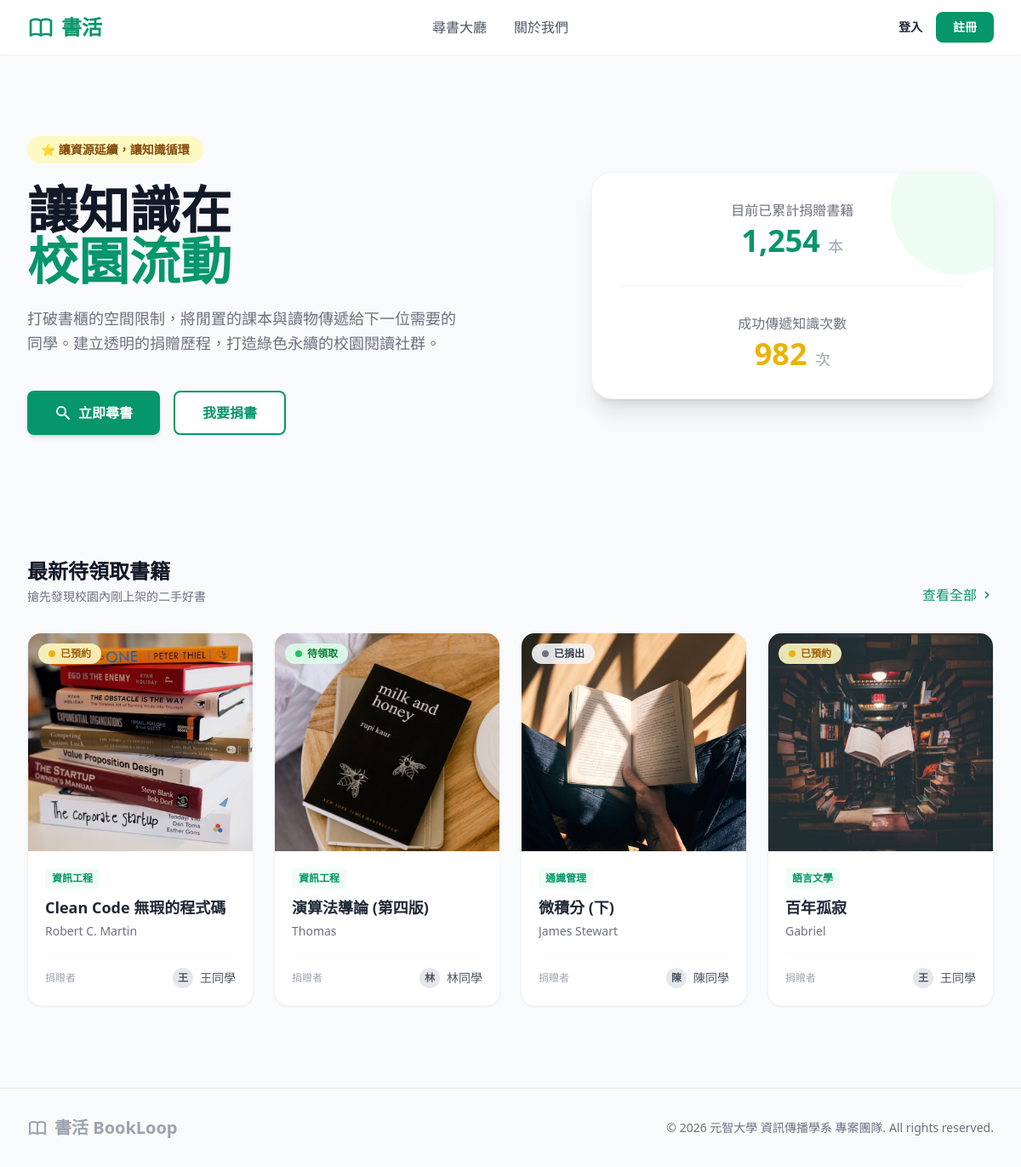
The page / on the database its author committed.
### tables this page shows
CREATE TABLE `Book` (
    `bbook_id` INT AUTO_INCREMENT NOT NULL,
    `bisbn` VARCHAR(20) DEFAULT NULL COMMENT '國際標準書號',
    `btitle` VARCHAR(100) NOT NULL COMMENT '書名',
    `bauthor` VARCHAR(100) DEFAULT NULL COMMENT '作者',
	`bimage_url` VARCHAR(255) DEFAULT 'assets/images/default.png' COMMENT '封面圖片路徑',
    `bstatus` VARCHAR(50) DEFAULT 'available' COMMENT '狀態 (available, reserved, donated)',
    `bdonor_id` INT NOT NULL COMMENT '捐贈者用戶 ID',
    `bcategory_id` INT NOT NULL COMMENT '書籍分類 ID',
    `bcreated_at` TIMESTAMP DEFAULT CURRENT_TIMESTAMP COMMENT '發佈時間',
    PRIMARY KEY (`bbook_id`),
    FOREIGN KEY (`bdonor_id`) REFERENCES `User` (`user_id`) ON DELETE CASCADE,
    FOREIGN KEY (`bcategory_id`) REFERENCES `Category` (`ccategory_id`) ON DELETE CASCADE
);

CREATE TABLE `Category` (
    `ccategory_id` INT AUTO_INCREMENT NOT NULL,
    `ccategory_name` VARCHAR(50) NOT NULL COMMENT '分類名稱（如：資工、設計、文學）',
    PRIMARY KEY (`ccategory_id`)
);

CREATE TABLE `User` (
  `user_id` int(11) NOT NULL AUTO_INCREMENT COMMENT '用戶唯一識別碼',
  `ustudent_id` varchar(50) NOT NULL COMMENT '學號',
  `uname` varchar(50) NOT NULL COMMENT '姓名/暱稱',
  `uemail` varchar(100) NOT NULL COMMENT '學校信箱',
  `upassword` varchar(255) NOT NULL COMMENT 'BCRYPT加密密碼',
  `ulocation` varchar(100) NOT NULL COMMENT '常駐面交地點',
  `urole` varchar(20) NOT NULL DEFAULT 'user' COMMENT '系統權限: admin / user',
  `status` varchar(20) NOT NULL DEFAULT 'active' COMMENT '帳號狀態: active / banned',
  PRIMARY KEY (`user_id`),
  UNIQUE KEY `uemail_unique` (`uemail`),
  UNIQUE KEY `ustudent_id_unique` (`ustudent_id`)
);

### components/book_card.php (the view, shortened to what this page needs)
<?php
$status_bg = 'bg-green-100 text-green-700';
$status_dot = 'bg-green-500';
$status_text = '待領取';
if ($book['bstatus'] === 'reserved') {
    $status_bg = 'bg-yellow-100 text-yellow-700';
    $status_dot = 'bg-yellow-500';
    $status_text = '已預約';
} elseif ($book['bstatus'] === 'donated') {
    $status_bg = 'bg-gray-100 text-gray-700';
    $status_dot = 'bg-gray-500';
    $status_text = '已捐出';
}
?>
<div class="bg-white rounded-2xl shadow-sm border border-gray-100 overflow-hidden hover:shadow-md transition-shadow duration-300 flex flex-col h-full">
    <div class="relative h-64 overflow-hidden bg-gray-50">
        <div class="absolute top-3 left-3 px-3 py-1 rounded-full text-xs font-bold flex items-center gap-1.5 <?php echo $status_bg; ?> z-10 backdrop-blur-sm bg-opacity-90">
            <span class="w-2 h-2 rounded-full <?php echo $status_dot; ?>"></span>
            <?php echo $status_text; ?>
        </div>
        <img src="<?php echo $book['bimage_url']; ?>" alt="<?php echo $book['btitle']; ?>" class="w-full h-full object-cover hover:scale-105 transition-transform duration-500">
    </div>
    <div class="p-5 flex flex-col flex-grow">
        <div class="text-xs font-bold text-brand bg-green-50 inline-block px-2 py-1 rounded mb-2 w-max">
            <?php echo $book['ccategory_name']; ?>
        </div>
        <h3 class="text-lg font-bold text-gray-800 mb-1 line-clamp-1" title="<?php echo $book['btitle']; ?>">
            <?php echo $book['btitle']; ?>
        </h3>
        <p class="text-sm text-gray-500 mb-4 line-clamp-1"><?php echo $book['bauthor']; ?></p>
        <div class="mt-auto pt-4 border-t border-gray-50 flex justify-between items-center">
            <span class="text-xs text-gray-400">捐贈者</span>
            <div class="flex items-center gap-2">
                <div class="w-6 h-6 rounded-full bg-gray-200 flex items-center justify-center text-xs text-gray-600 font-bold">
                    <?php echo mb_substr($book['donor_name'], 0, 1, 'UTF-8'); ?>
                </div>
                <span class="text-sm text-gray-600 font-medium"><?php echo $book['donor_name']; ?></span>
            </div>
        </div>
    </div>
</div>

### index.php (shortened to what this page needs)
<?php
require_once 'config/database.php';
try {
    $query = "SELECT b.*, c.ccategory_name, u.uname AS donor_name
              FROM Book b
              LEFT JOIN Category c ON b.bcategory_id = c.ccategory_id
              LEFT JOIN User u ON b.bdonor_id = u.user_id
              ORDER BY b.bbook_id DESC
              LIMIT 4";
    $stmt = $conn->prepare($query);
    $stmt->execute();
    $real_books = $stmt->fetchAll(PDO::FETCH_ASSOC);
} catch (PDOException $e) {
    die("首頁數據撈取失敗：" . $e->getMessage());
}
?>
<!DOCTYPE html>
<html lang="zh-TW">
<?php include 'components/head.php'; ?>
<body class="bg-gray-50 text-gray-800 flex flex-col min-h-screen font-sans">
    <?php include 'components/header.php'; ?>
    <main class="flex-grow">
        <section class="max-w-7xl mx-auto px-4 sm:px-6 lg:px-8 py-16 md:py-24 flex flex-col md:flex-row items-center justify-between gap-12">
            <div class="md:w-1/2 space-y-6">
                <div class="inline-block px-4 py-1.5 bg-yellow-100 text-yellow-800 text-sm font-bold rounded-full">
                    ⭐ 讓資源延續，讓知識循環
                </div>
                <h1 class="text-5xl md:text-6xl font-black text-gray-900 leading-tight">
                    讓知識在 <br> <span class="text-brand">校園流動</span>
                </h1>
                <p class="text-lg text-gray-500 leading-relaxed max-w-lg">
                    打破書櫃的空間限制，將閒置的課本與讀物傳遞給下一位需要的同學。建立透明的捐贈歷程，打造綠色永續的校園閱讀社群。
                </p>
                <div class="flex flex-wrap gap-4 pt-4">
                    <a href="search.php" class="bg-brand text-white px-8 py-3 rounded-lg font-bold hover:bg-green-700 transition shadow-md flex items-center gap-2">
                        <svg xmlns="http://www.w3.org/2000/svg" class="h-5 w-5" viewBox="0 0 20 20" fill="currentColor">
                            <path fill-rule="evenodd" d="M8 4a4 4 0 100 8 4 4 0 000-8zM2 8a6 6 0 1110.89 3.476l4.817 4.817a1 1 0 01-1.414 1.414l-4.816-4.816A6 6 0 012 8z" clip-rule="evenodd" />
                        </svg>
                        立即尋書
                    </a>
                    <a href="donate.php" class="bg-white text-brand border-2 border-brand px-8 py-3 rounded-lg font-bold hover:bg-green-50 transition flex items-center gap-2">
                        我要捐書
                    </a>
                </div>
            </div>
            <div class="md:w-5/12 bg-white p-8 rounded-3xl shadow-xl border border-gray-100 relative overflow-hidden w-full">
                <div class="absolute -right-10 -top-10 w-40 h-40 bg-green-100 rounded-full opacity-50"></div>
                <div class="space-y-8 relative z-10">
                    <div class="text-center">
                        <p class="text-gray-500 font-medium mb-1">目前已累計捐贈書籍</p>
                        <div class="text-4xl font-black text-brand">1,254 <span class="text-lg text-gray-400 font-medium">本</span></div>
                    </div>
                    <hr class="border-gray-100">
                    <div class="text-center">
                        <p class="text-gray-500 font-medium mb-1">成功傳遞知識次數</p>
                        <div class="text-4xl font-black text-yellow-500">982 <span class="text-lg text-gray-400 font-medium">次</span></div>
                    </div>
                </div>
            </div>
        </section>
        <section class="max-w-7xl mx-auto px-4 sm:px-6 lg:px-8 py-12 mb-12">
            <div class="flex justify-between items-end mb-8">
                <div>
                    <h2 class="text-2xl font-bold text-gray-900 mb-1">最新待領取書籍</h2>
                    <p class="text-gray-500 text-sm">搶先發現校園內剛上架的二手好書</p>
                </div>
                <a href="search.php" class="text-brand font-medium hover:text-green-800 transition flex items-center gap-1">
                    查看全部 <svg xmlns="http://www.w3.org/2000/svg" class="h-4 w-4" viewBox="0 0 20 20" fill="currentColor">
                        <path fill-rule="evenodd" d="M7.293 14.707a1 1 0 010-1.414L10.586 10 7.293 6.707a1 1 0 011.414-1.414l4 4a1 1 0 010 1.414l-4 4a1 1 0 01-1.414 0z" clip-rule="evenodd" />
                    </svg>
                </a>
            </div>
            <div class="grid grid-cols-1 sm:grid-cols-2 md:grid-cols-3 lg:grid-cols-4 gap-6">
                <?php
                if (count($real_books) > 0) {
                    foreach ($real_books as $book) {
                        include 'components/book_card.php';
                    }
                } else {
                    echo '<div class="col-span-4 text-center py-12 text-gray-400 italic">校園內目前暫無上架書籍，歡迎成為第一位捐贈者！</div>';
                }
                ?>
            </div>
        </section>
    </main>
    <?php include 'components/footer.php'; ?>
</body>
</html>

### components/head.php (shortened to what this page needs)
<head>
    <script src="https://cdn.tailwindcss.com"></script>
</head>

### components/header.php (shortened to what this page needs)
<header class="bg-white shadow-sm sticky top-0 z-50">
    <div class="max-w-7xl mx-auto px-4 sm:px-6 lg:px-8">
        <div class="flex justify-between items-center h-16">
            <div class="flex-shrink-0 flex items-center">
                <a href="index.php" class="flex items-center gap-2 text-2xl font-bold text-brand hover:opacity-80 transition">
                    書活
                </a>
            </div>
            <nav class="hidden md:flex space-x-8">
                <a href="search.php" class="text-gray-600 hover:text-brand font-medium transition">尋書大廳</a>
                <a href="about.php" class="text-gray-600 hover:text-brand font-medium transition">關於我們</a>
            </nav>
            <div class="flex items-center gap-4">
                <?php
                if (isset($_SESSION['user_id'])):
                ?>
                    <div class="flex items-center gap-3">
                        <span class="text-sm font-medium text-gray-650">
                            👋 你好，<strong class="text-gray-900"><?php echo htmlspecialchars($_SESSION['uname']); ?></strong>
                        </span>
                        <?php if ($_SESSION['urole'] === 'admin'): ?>
                            <a href="admin_panel.php" class="text-xs bg-rose-50 text-rose-700 border border-rose-100 px-3 py-1.5 rounded-lg font-bold hover:bg-rose-100 transition">
                                🛡️ 系統後台
                            </a>
                        <?php else: ?>
                            <a href="user_panel.php" class="text-xs bg-green-50 text-brand border border-green-100 px-3 py-1.5 rounded-lg font-bold hover:bg-green-100 transition">
                                📦 個人後台
                            </a>
                        <?php endif; ?>
                        <a href="api/auth_process.php?logout=1" class="text-xs text-gray-400 hover:text-red-500 font-medium transition ml-2">
                            登出
                        </a>
                    </div>
                <?php else: ?>
                    <a href="login.php" class="text-sm font-bold text-gray-650 hover:text-brand transition">登入</a>
                    <a href="register.php" class="bg-brand text-white px-5 py-2 rounded-lg text-sm font-bold hover:bg-green-700 transition shadow-sm">
                        註冊
                    </a>
                <?php endif; ?>
            </div>
        </div>
    </div>
</header>

### components/footer.php (shortened to what this page needs)
<footer class="bg-gray-50 border-t border-gray-200 mt-auto">
    <div class="max-w-7xl mx-auto px-4 sm:px-6 lg:px-8 py-8">
        <div class="flex flex-col md:flex-row justify-between items-center gap-4">
            <div class="flex items-center gap-2 text-xl font-bold text-gray-400">
                書活 BookLoop
            </div>
            <p class="text-gray-500 text-sm">
                &copy; <?php echo date("Y"); ?> 元智大學 資訊傳播學系 專案團隊. All rights reserved.
            </p>
        </div>
    </div>
</footer>

### rows shown on the page
book: bstatus "已預約", bimage_url (picture), bcategory.ccategory_name "資訊工程", btitle "Clean Code 無瑕的程式碼", bauthor "Robert C. Martin", bdonor.uname "王", bdonor.uname "王同學"
book: bimage_url (picture), bcategory.ccategory_name "資訊工程", btitle "演算法導論 (第四版)", bauthor "Thomas", bdonor.uname "林", bdonor.uname "林同學"
book: bstatus "已捐出", bimage_url (picture), bcategory.ccategory_name "通識管理", btitle "微積分 (下)", bauthor "James Stewart", bdonor.uname "陳", bdonor.uname "陳同學"
book: bstatus "已預約", bimage_url (picture), bcategory.ccategory_name "語言文學", btitle "百年孤寂", bauthor "Gabriel", bdonor.uname "王", bdonor.uname "王同學"
